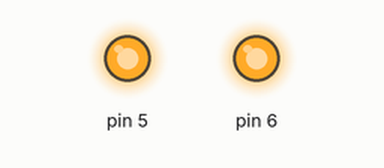
Bench run of a sketch on a simulated Arduino Uno, built with avr-gcc and run on an emulated ATmega328P. Shown: output pins drawn as LEDs (lit = HIGH).

Above: at 1.3 s.
At 6.7 s:
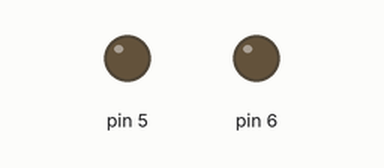
Timing chart, 0 to 8.3 s (numbered marks = the images above):
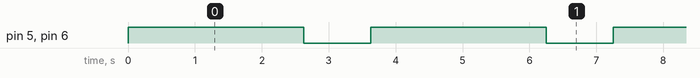

Measured:
- by itself, pin 5, pin 6: alternates HIGH for 2.6 s and LOW for 1.0 s

The sketch:

motor_control.ino
```cpp
class Motor{
  private:
  int EN_PIN;
  int DIR_PIN_1;
  int DIR_PIN_2;

  public:
  Motor(int EN, int DIR_1, int DIR_2){
    EN_PIN = EN;
    DIR_PIN_1 = DIR_1;
    DIR_PIN_2 = DIR_2;
  }
  void run(int speed, bool dir){
    if(dir == 1){
      digitalWrite(DIR_PIN_1, HIGH);
      digitalWrite(DIR_PIN_2, LOW);
      analogWrite(EN_PIN, speed);
    }
    else if (dir == 0){
      digitalWrite(DIR_PIN_1, LOW);
      digitalWrite(DIR_PIN_2, HIGH);
      analogWrite(EN_PIN, speed);
    }
    else{

    }
}
  void stop(){
    analogWrite(EN_PIN, 0);
  }
};

//zmienne globalne
//definicja pinów silników
Motor MotL(5,2,3);
Motor MotR(6,4,7);
//jakieś zmienne do testów
int speed = 0;
int lop = 0;
double diam = 68.0;
double dist = 208.0;
double RPS = 1.875;
double spit = RPS*diam*3.1415;
double circle_dist = 3.1415*dist;
int time_on = 1000*(circle_dist/spit)*1.61;


void setup() {


}

void loop() {

  MotL.run(255,1);
  MotR.run(255,0);
  delay(time_on);
  MotL.stop();
  MotR.stop();

  delay(1000);

}
```
